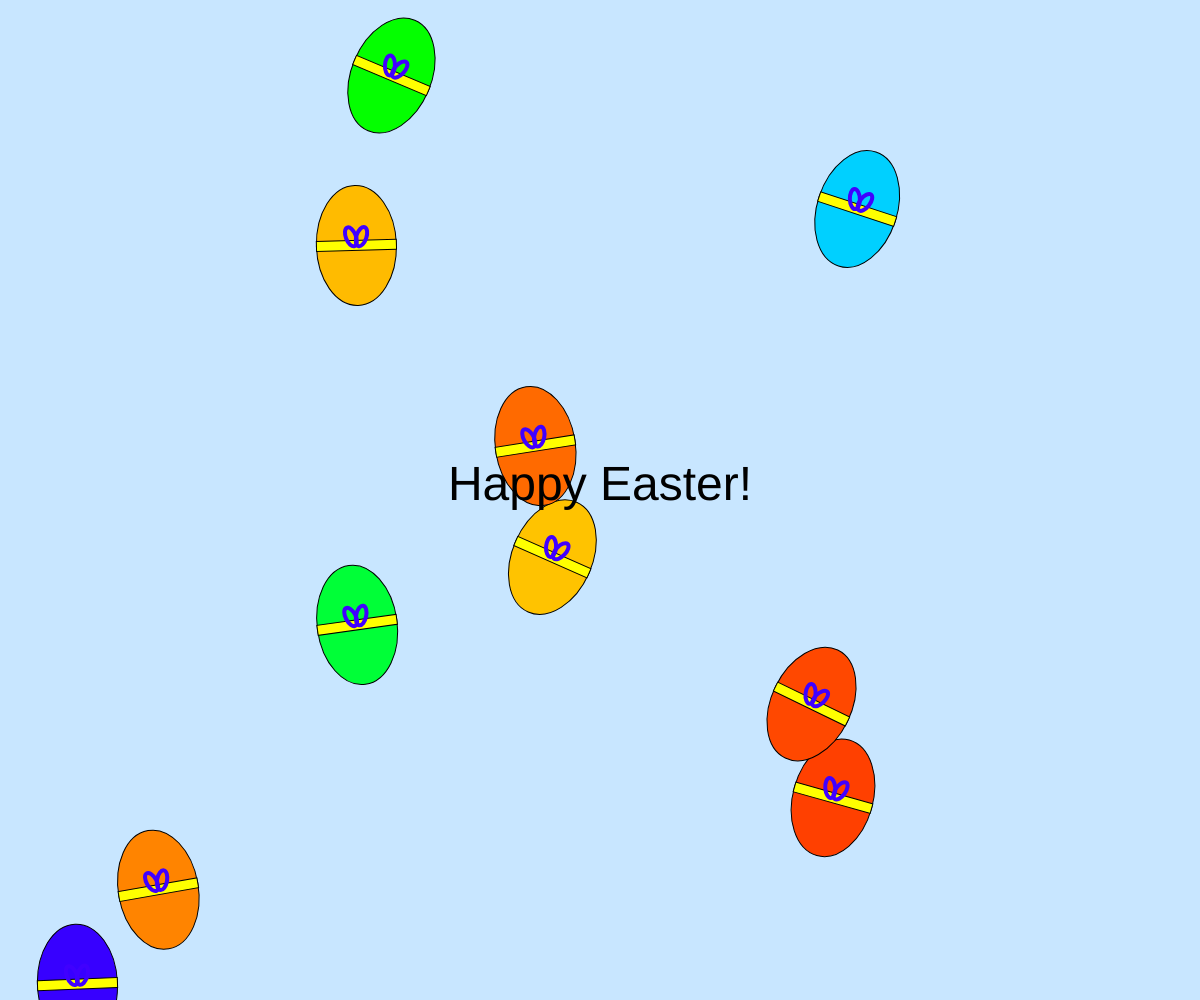
Frame 1 (no input)
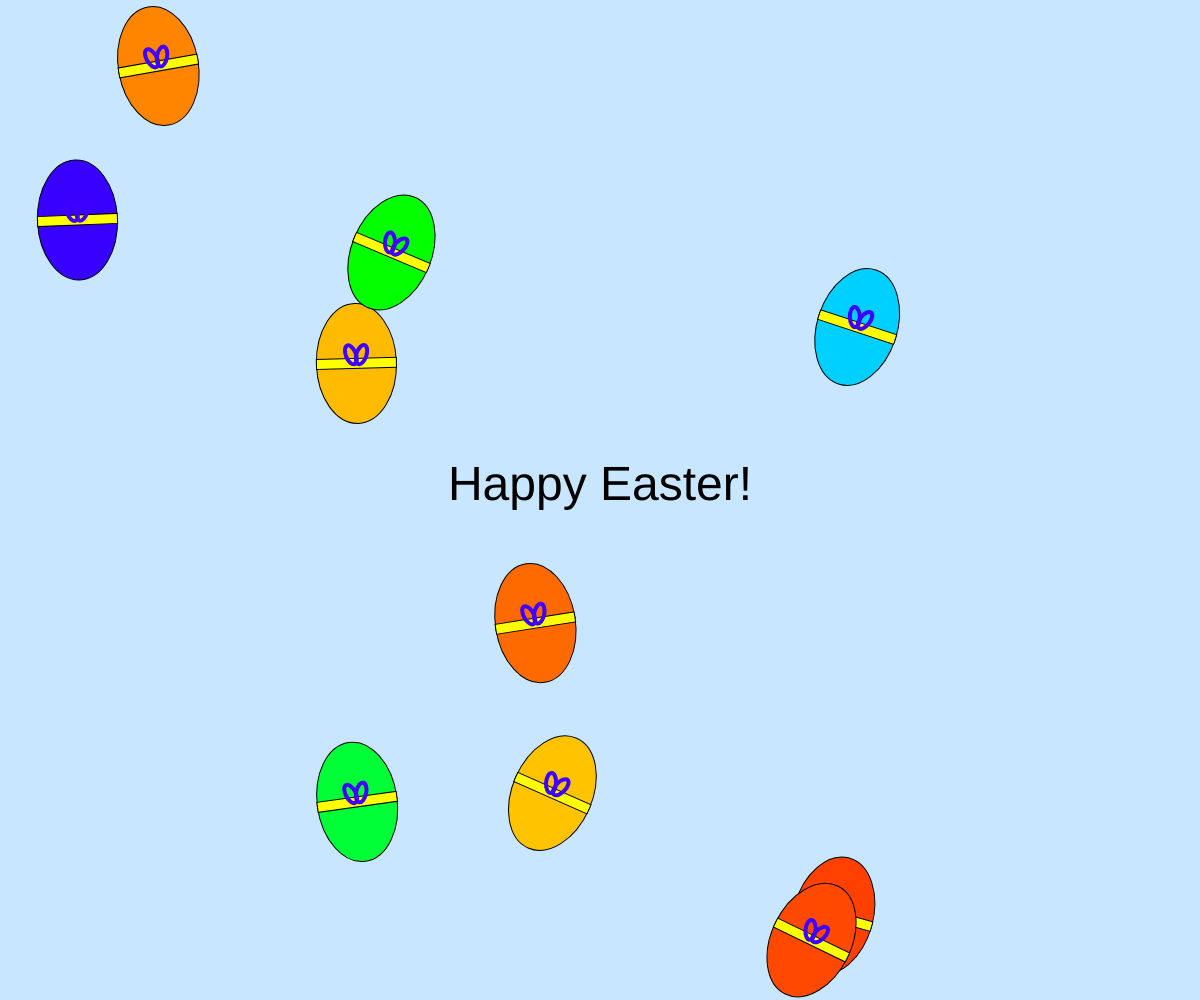
Frame 60 (no input)
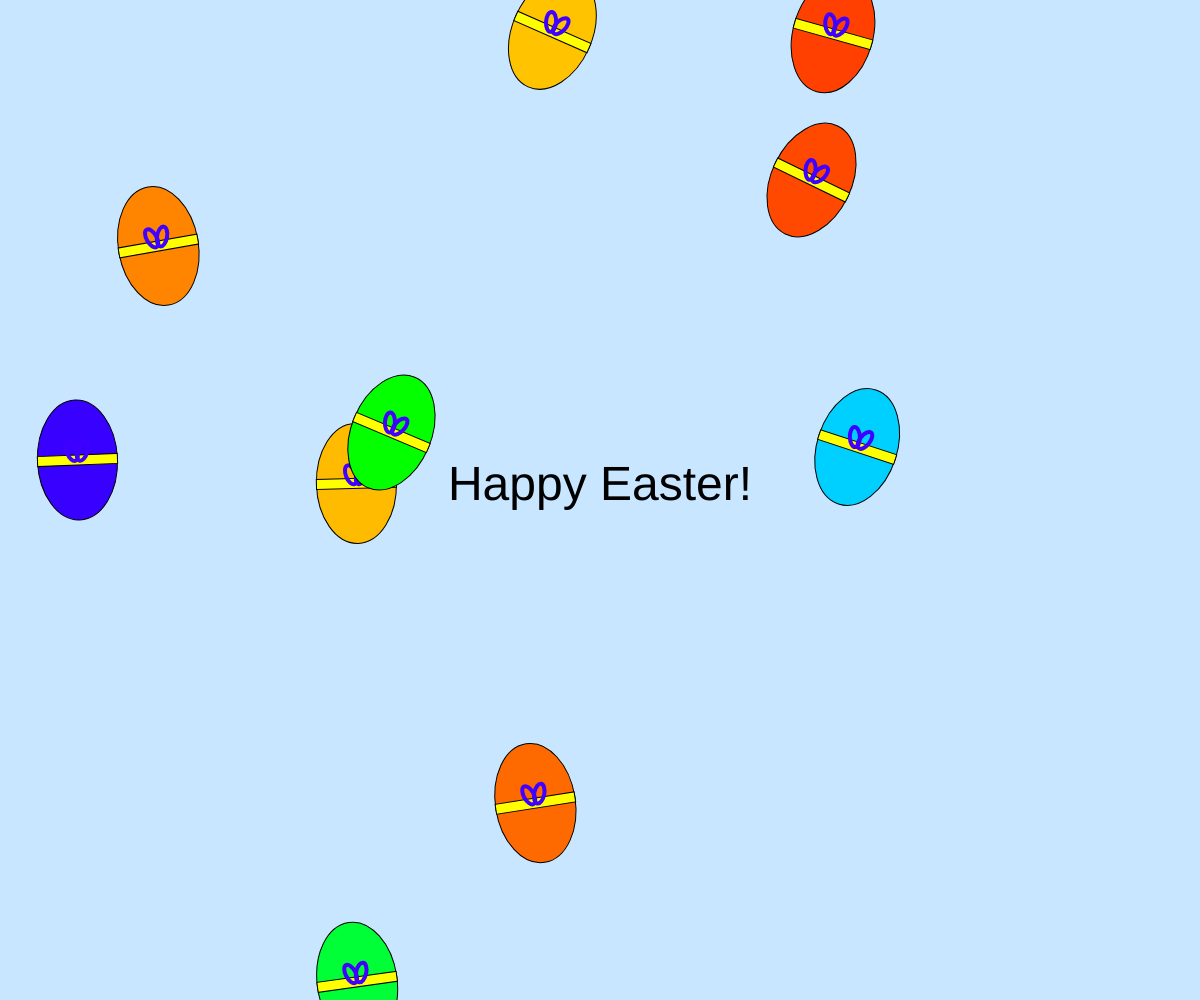
Frame 120 (the mouse pressed at the canvas centre since frame 60)

The p5.js sketch that drew these frames (run headless with seeded random() and noise() and a simulated clock; from frame 60 on, the mouse is pressed at the canvas centre):

// p5.js sketch
// ── sketch.js
// Happy Easter code
// Mike Glover (2017)

// This is the main script. The Easter Egg object is located in its own file
// called easteregg.js

// Global Variables
eggs = [];    // Setup empty array of eggs

function setup() {
  createCanvas(innerWidth, innerHeight);  // Full screen canvas
  frameRate(30);    // Set framerate to 30 FPS
  for (var i = 0; i < 10; i++) {
    eggs.push(new EasterEgg(random(width),random(height)));   // Add EasterEgg object to array
  }
}

function draw() {
  colorMode(RGB);   // RGB Color Mode
  background(200,230,255);  // Light blue background

  // Loop through the eggs array
  for (var i = 0; i < eggs.length; i++) {
    eggs[i].update();     // Update each egg position
    eggs[i].display();    // Display the egg
    eggs[i].borders();    // Make sure it hasn't gone off the edge
  }
  // Display text
  textAlign(CENTER);
  textSize(48);
  text("Happy Easter!", width/2, height/2);

}

// ── easteregg.js
// Contructor function for Easter Eggs, takes a x and y position.
function EasterEgg(x,y) {
  angleMode(DEGREES);     // Set rotate mode to degrees
  this.x = x;
  this.y = y;
  this.colour = floor(random(255));
  this.speed = floor(random(1,5));
  this.rotate = random(-30,30);

// Display function
  this.display = function(){

    // By default 0 ,0 is top left corner. When rotating it will rotate around 0,0
    // But we want to rotate around the centre of the egg so we need to use
    // State function so we can reset back after every egg and translate to the centre of each egg.
    colorMode(HSB);           // Set colour mode
    push();   // Start new state
    translate(this.x, this.y);   // Reset center to the position of the egg
    rotate(this.rotate);        // Rotate the egg
    // Body of egg
    fill(this.colour,255,255);  // Set a random fill colour
    ellipse(0, 0, 80, 120);     // Draw body of egg
    // Ribbon part
    rectMode(CENTER);
    fill(60,255,255);
    rect(0,0,80,10);
    // Bow part
    noFill();
    stroke(255,255,255);
    strokeWeight(4);
    rotate(-20);
    ellipse(-2,-10,10,20);
    rotate(40);
    ellipse(2,-10,10,20);
    pop();                      // Restore the state
  }

// Update function
  this.update = function(){
    this.y = this.y + this.speed; // Move down to the screen
  }

// Check edges function
  this.borders = function(){
    if (this.y > height) {
      this.y = 0;
    } else if (this.x > width){
      this.x = 0;
    } else if (this.x < 0) {
      this.x = width;
    } else if (this.y < 0) {
      this.y = height;
    }
  }
}
